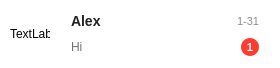
<?xml version="1.0" encoding="UTF-8"?>
<ui version="4.0">
 <class>ChatItemClass</class>
 <widget class="QWidget" name="ChatItemClass">
  <property name="geometry">
   <rect>
    <x>0</x>
    <y>0</y>
    <width>280</width>
    <height>68</height>
   </rect>
  </property>
  <property name="sizePolicy">
   <sizepolicy hsizetype="Expanding" vsizetype="Fixed">
    <horstretch>0</horstretch>
    <verstretch>0</verstretch>
   </sizepolicy>
  </property>
  <property name="minimumSize">
   <size>
    <width>280</width>
    <height>68</height>
   </size>
  </property>
  <property name="maximumSize">
   <size>
    <width>280</width>
    <height>69</height>
   </size>
  </property>
  <property name="windowTitle">
   <string>ChatItem</string>
  </property>
  <property name="styleSheet">
   <string notr="true">/* 会话 item 整体 */
QWidget#ChatItemClass {
    background: transparent;
}

/* 头像（如果你用 QLabel 显示 pixmap） */
QLabel#avatarLabel {
    border-radius: 20px;
}

/* 昵称 */
QLabel#nameLabel {
    font-size: 14px;
    font-weight: 600;
    color: #222;
}

/* 预览 */
QLabel#previewLabel {
    font-size: 12px;
    color: rgba(0,0,0,0.55);
}

/* 时间 */
QLabel#timeLabel {
    font-size: 11px;
    color: rgba(0,0,0,0.45);
}

/* 未读 badge */
QLabel#unreadBadge {
    background: #FF3B30;
    color: white;
    border-radius: 9px;
    font-size: 11px;
    font-weight: 600;
    padding: 0px;
}

QWidget#ChatItemClass { 
	background: transparent; 
}

QLabel#nameLabel { 
	background: transparent; 
	color: #222; 
}

QLabel#previewLabel { 
	background: transparent; 
	color: rgba(0,0,0,0.55); 
}

QLabel#timeLabel { 
	background: transparent; 
	color: rgba(0,0,0,0.45); 
}

QLabel#unreadBadge { 
	color: white; 
}

QLabel#avatarLabel { 
	background: transparent; 
}

QWidget#ChatItemClass {
    background: transparent;
    border-radius: 10px;
}

QWidget#ChatItemClass[hover=&quot;true&quot;] {
    background: rgba(0,0,0,0.05);
}

QWidget#ChatItemClass[selected=&quot;true&quot;] {
    background: rgba(0,0,0,0.08);
}



</string>
  </property>
  <layout class="QHBoxLayout" name="horizontalLayout">
   <property name="spacing">
    <number>10</number>
   </property>
   <property name="leftMargin">
    <number>10</number>
   </property>
   <property name="topMargin">
    <number>0</number>
   </property>
   <property name="rightMargin">
    <number>10</number>
   </property>
   <property name="bottomMargin">
    <number>0</number>
   </property>
   <item>
    <widget class="QLabel" name="avatarLabel">
     <property name="minimumSize">
      <size>
       <width>40</width>
       <height>40</height>
      </size>
     </property>
     <property name="maximumSize">
      <size>
       <width>40</width>
       <height>40</height>
      </size>
     </property>
     <property name="text">
      <string>TextLabel</string>
     </property>
     <property name="scaledContents">
      <bool>true</bool>
     </property>
    </widget>
   </item>
   <item>
    <widget class="QWidget" name="rightPanel" native="true">
     <layout class="QVBoxLayout" name="verticalLayout">
      <item>
       <widget class="QWidget" name="topRow" native="true">
        <layout class="QHBoxLayout" name="horizontalLayout_2">
         <property name="spacing">
          <number>6</number>
         </property>
         <property name="leftMargin">
          <number>0</number>
         </property>
         <property name="topMargin">
          <number>0</number>
         </property>
         <property name="rightMargin">
          <number>0</number>
         </property>
         <property name="bottomMargin">
          <number>0</number>
         </property>
         <item>
          <widget class="QLabel" name="nameLabel">
           <property name="sizePolicy">
            <sizepolicy hsizetype="Expanding" vsizetype="Preferred">
             <horstretch>0</horstretch>
             <verstretch>0</verstretch>
            </sizepolicy>
           </property>
           <property name="text">
            <string>Alex</string>
           </property>
          </widget>
         </item>
         <item>
          <spacer name="horizontalSpacer_2">
           <property name="orientation">
            <enum>Qt::Horizontal</enum>
           </property>
           <property name="sizeHint" stdset="0">
            <size>
             <width>40</width>
             <height>20</height>
            </size>
           </property>
          </spacer>
         </item>
         <item>
          <widget class="QLabel" name="timeLabel">
           <property name="minimumSize">
            <size>
             <width>56</width>
             <height>0</height>
            </size>
           </property>
           <property name="maximumSize">
            <size>
             <width>56</width>
             <height>16777215</height>
            </size>
           </property>
           <property name="text">
            <string>1-31</string>
           </property>
           <property name="alignment">
            <set>Qt::AlignRight|Qt::AlignTrailing|Qt::AlignVCenter</set>
           </property>
          </widget>
         </item>
        </layout>
       </widget>
      </item>
      <item>
       <widget class="QWidget" name="bottomRow" native="true">
        <layout class="QHBoxLayout" name="horizontalLayout_3">
         <property name="spacing">
          <number>6</number>
         </property>
         <property name="leftMargin">
          <number>0</number>
         </property>
         <property name="topMargin">
          <number>0</number>
         </property>
         <property name="rightMargin">
          <number>0</number>
         </property>
         <property name="bottomMargin">
          <number>0</number>
         </property>
         <item>
          <widget class="QLabel" name="previewLabel">
           <property name="sizePolicy">
            <sizepolicy hsizetype="Expanding" vsizetype="Preferred">
             <horstretch>0</horstretch>
             <verstretch>0</verstretch>
            </sizepolicy>
           </property>
           <property name="maximumSize">
            <size>
             <width>100</width>
             <height>16777215</height>
            </size>
           </property>
           <property name="text">
            <string>Hi</string>
           </property>
          </widget>
         </item>
         <item>
          <spacer name="horizontalSpacer">
           <property name="orientation">
            <enum>Qt::Horizontal</enum>
           </property>
           <property name="sizeHint" stdset="0">
            <size>
             <width>40</width>
             <height>20</height>
            </size>
           </property>
          </spacer>
         </item>
         <item>
          <widget class="QLabel" name="unreadBadge">
           <property name="minimumSize">
            <size>
             <width>18</width>
             <height>18</height>
            </size>
           </property>
           <property name="maximumSize">
            <size>
             <width>18</width>
             <height>18</height>
            </size>
           </property>
           <property name="text">
            <string>1</string>
           </property>
           <property name="alignment">
            <set>Qt::AlignCenter</set>
           </property>
          </widget>
         </item>
        </layout>
       </widget>
      </item>
     </layout>
    </widget>
   </item>
  </layout>
 </widget>
 <layoutdefault spacing="6" margin="11"/>
 <resources/>
 <connections/>
</ui>
